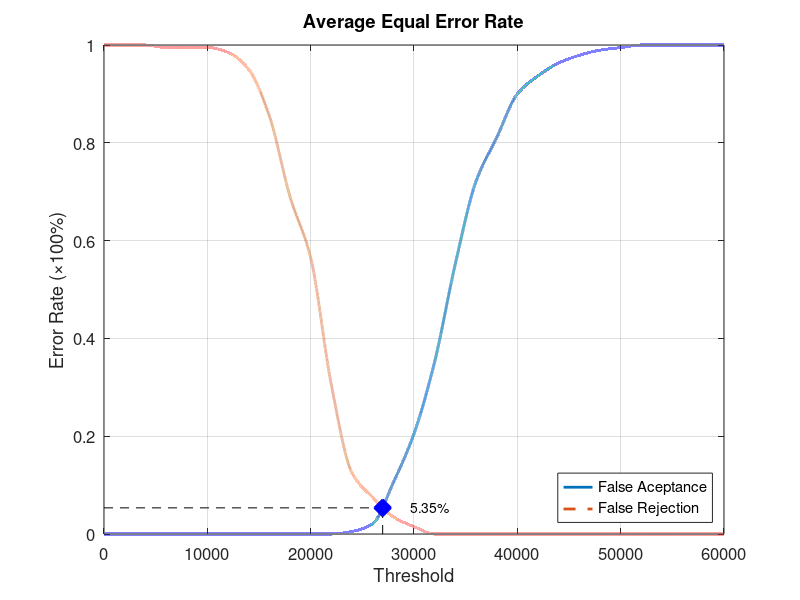
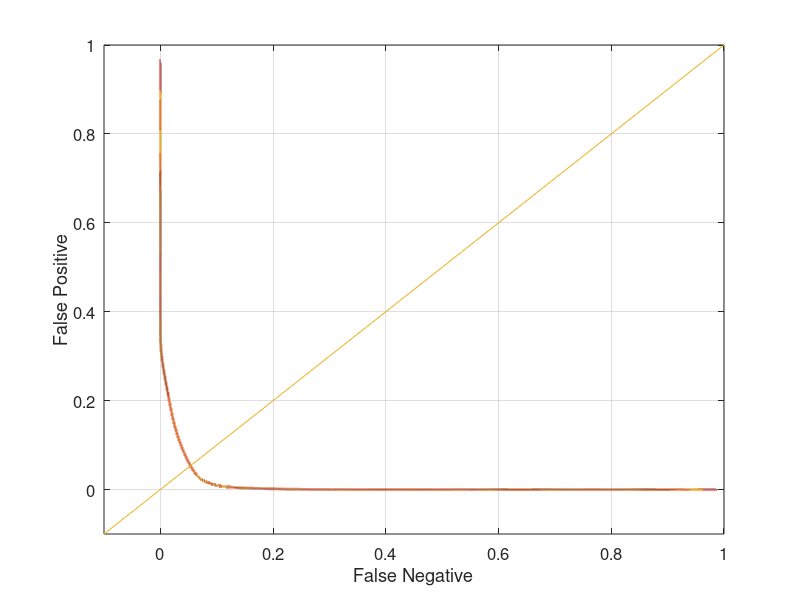

MATLAB code to generate these figures, in order:
function yEER = Database5_1
close all;
clear;
clc;
x = 0:2000:60000;
xq = 0:0.5:60000;

y0 = [0 0 0 0 0 0 0 0 0 0 0 0 0.00526316 0.0210526 0.105263 0.205263 0.352632 0.552632 0.721053 0.810526 0.9 0.936842 0.963158 0.978947 0.989474 0.994737 1 1 1 1 1];
yy0 = interp1(x, y0, xq, 'pchip');
y1 = [1 1 1 0.995 0.995 0.995 0.985 0.95 0.855 0.69 0.565 0.305 0.125 0.075 0.035 0.015 0 0 0 0 0 0 0 0 0 0 0 0 0 0 0];
yy1 = interp1(x, y1, xq, 'pchip');

% Calculating EER: 
y2 = abs(y0 - y1);
find(y2 == min(y2))
yy2 = abs(yy0 - yy1);
xEER = find(yy2 == min(yy2));
xEERIndex = xq(xEER) % X-axis EER
yEER = yy0(xEER) % Y-axis EER

main = figure
plot(xq, yy0,'-','LineWidth', 2);	hold on
plot(xq, yy1,'--','LineWidth', 2);	hold on
plot([xEERIndex xEERIndex], [0 yEER], 'k--');	hold on
plot([0 xEERIndex], [yEER yEER], 'k--');	hold on
plot(xEERIndex, yEER, 'bx', 'LineWidth', 10);	hold on
text(xEERIndex + 10 * xEERIndex / 100, yEER, [num2str(round((10000 * yEER)) / 100) '%'])
legend('False Aceptance', 'False Rejection', 'Location', 'SouthEast')
xlabel('Threshold')
ylabel('Error Rate (\times100%)')
title('Average Equal Error Rate')
set(gca, 'FontSize', 12)
axis([0 60000 0 1])
grid on

print(main, 'Database5_1Main', '-dpng');
FNRxFPR = figure('Color', [1 1 1]);
plot(yy1, yy0, '-', yy1, yy0, 'LineWidth', 2);
hold on
y = -0.1:0.1:1
plot(y, y); 
set(gca, 'FontSize', 12)
xlabel('False Negative')
ylabel('False Positive')
axis([-0.1 1 -0.1 1])
set(gca, 'FontSize', 12)
grid on

print(FNRxFPR, 'Database5_1FNRxFPR','-dpng');
end
